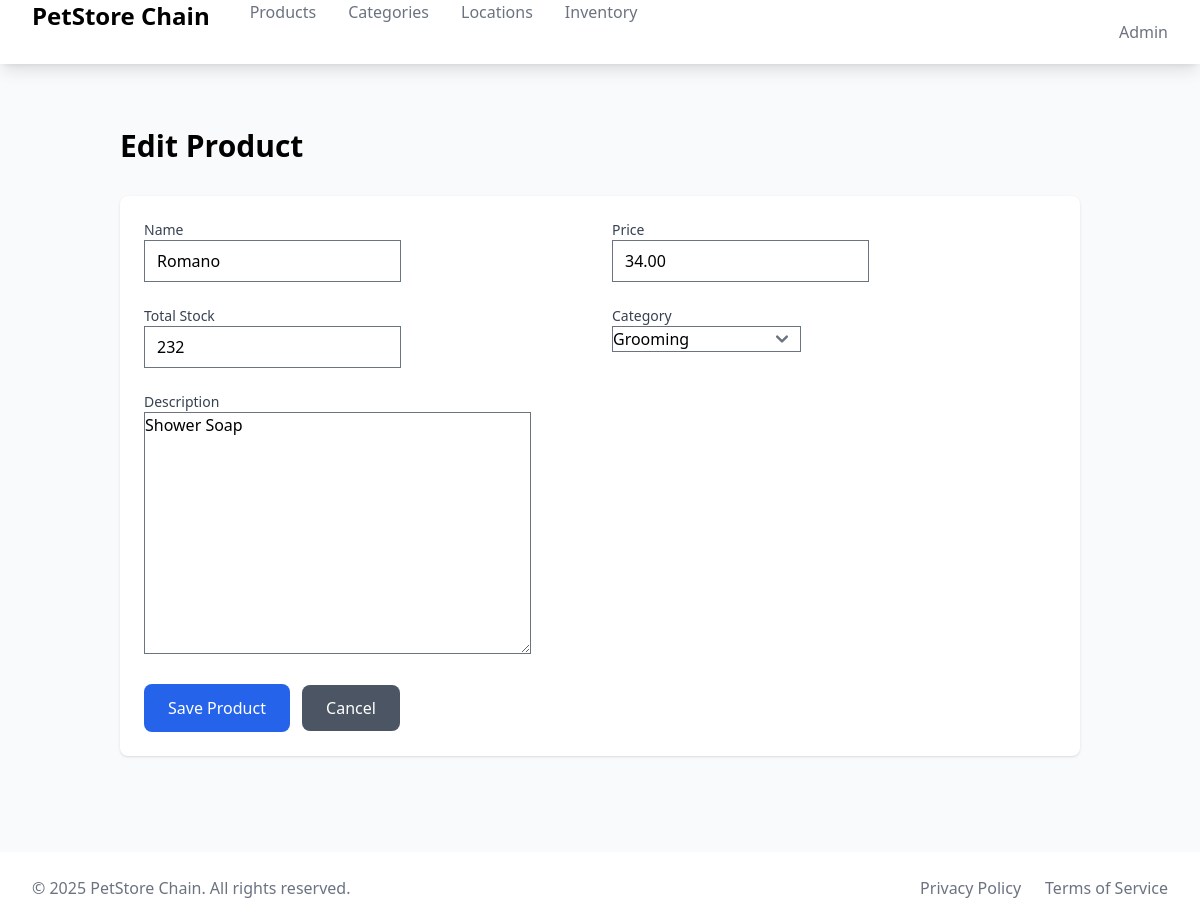
The app's page /products/2/edit/ with its own data.
### products/models.py (models this page shows, shortened)
class Product(models.Model):
    name = models.CharField(max_length=200)
    description = models.TextField(blank=True)
    price = models.DecimalField(max_digits=10, decimal_places=2)
    total_stock = models.PositiveIntegerField(
        default=0,
        verbose_name="Total Stock",
        help_text="Total available stock across all locations"
    )
    category = models.ForeignKey(Category, on_delete=models.CASCADE, related_name='products')
    created_at = models.DateTimeField(auto_now_add=True)

### products/views.py (the view)
# urls.py: path('<int:pk>/edit/', ProductUpdateView.as_view(), name='product_update'),
class ProductUpdateView(UpdateView):
    model = Product
    template_name = 'products/product_form.html'
    fields = '__all__'
    success_url = reverse_lazy('products:product_list')

### products/models.py (called while the page is built)
    def __str__(self):
        return self.name

### products/templates/products/product_form.html (shortened to what this page needs)
{% extends "base.html" %}
{% block content %}
<div class="container mx-auto px-4 py-8">
    <h1 class="text-3xl font-bold mb-8">
        {% if object %}Edit{% else %}Create{% endif %} Product
    </h1>
    <form method="post" class="bg-white shadow rounded-lg p-6 relative z-10">
        <div class="grid grid-cols-1 md:grid-cols-2 gap-6">
            <div>
                <label class="block text-sm font-medium text-gray-700">Name</label>
                {{ form.name }}
            </div>
            <div>
                <label class="block text-sm font-medium text-gray-700">Price</label>
                {{ form.price }}
            </div>
            <div>
                <label class="block text-sm font-medium text-gray-700">Total Stock</label>
                {{ form.total_stock }}
            </div>
            <div>
                <label class="block text-sm font-medium text-gray-700">Category</label>
                {{ form.category }}
            </div>
            <div class="md:col-span-2">
                <label class="block text-sm font-medium text-gray-700">Description</label>
                {{ form.description }}
            </div>
        </div>
        <div class="mt-6">
            <button type="submit" class="bg-blue-600 text-white px-6 py-3 rounded-lg hover:bg-blue-700 focus:ring-4 focus:ring-blue-300 font-medium">
                Save Product
            </button>
            <a href="{% url 'products:product_list' %}" class="ml-2 bg-gray-600 text-white px-6 py-3 rounded-lg hover:bg-gray-700 focus:ring-4 focus:ring-gray-300 font-medium">
                Cancel
            </a>
        </div>
    </form>
</div>
{% endblock %}

### records on screen
Product: name "Romano", price "34.00", total_stock "232", category "Grooming", description "Shower Soap"
